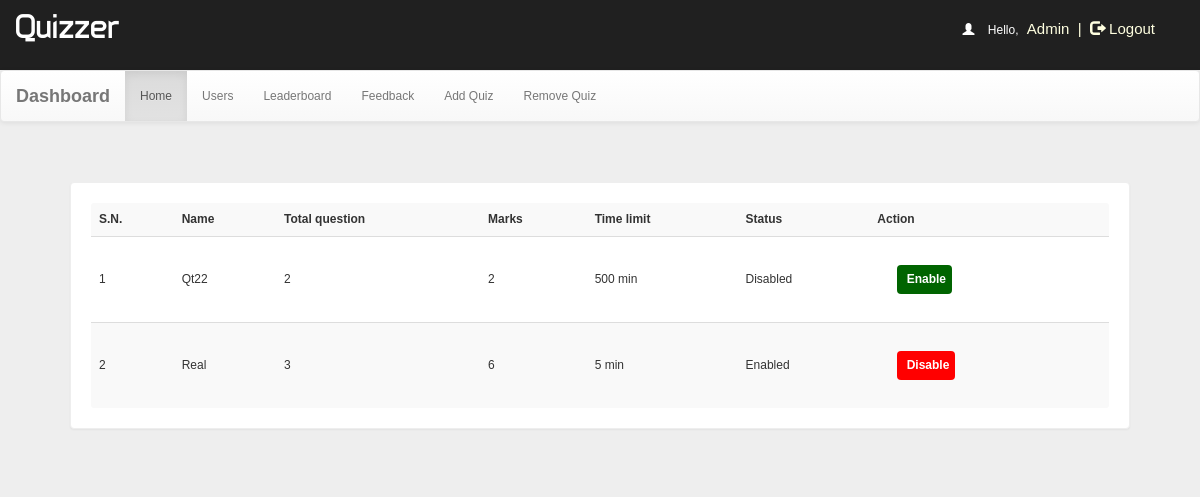
The page /app/dash.php?q=0 (signed in) on the database its author committed.
### tables this page shows
CREATE TABLE `quiz` (
  `id` int(11) NOT NULL,
  `eid` text NOT NULL,
  `title` varchar(100) NOT NULL,
  `correct` int(11) NOT NULL,
  `wrong` int(11) NOT NULL,
  `total` int(11) NOT NULL,
  `time` bigint(20) NOT NULL,
  `date` timestamp NOT NULL DEFAULT current_timestamp() ON UPDATE current_timestamp(),
  `status` varchar(16) NOT NULL
);

### app/dash.php (the view, shortened to what this page needs)
<!DOCTYPE html PUBLIC "-//W3C//DTD XHTML 1.0 Transitional//EN" "http://www.w3.org/TR/xhtml1/DTD/xhtml1-transitional.dtd">
<html xmlns="http://www.w3.org/1999/xhtml">
<head>
<link  rel="stylesheet" href="css/bootstrap.min.css"/>
 <link  rel="stylesheet" href="css/bootstrap-theme.min.css"/>
 <link rel="stylesheet" href="css/main.css">
 <link  rel="stylesheet" href="css/font.css">
</head>
<body  style="background:#eee;">
<body  style="background:#eee;">
<div class="header">
<div class="row">
<div class="col-lg-6">
<span class="logo">Quizzer</span></div>
<?php
include_once 'dbConnection.php';
if (!(isset($_SESSION['username']))  || ($_SESSION['key']) != '54585c506829293a2d4c3b68543b316e2e7a2d277858545a36362e5f39') {
    session_destroy();
    header("location:index.php");
} else {
    $name     = $_SESSION['name'];
    echo '<span class="pull-right top title1" ><span style="color:white"><span class="glyphicon glyphicon-user" aria-hidden="true"></span>&nbsp;&nbsp;&nbsp;&nbsp;Hello,</span> <span class="log log1" style="color:lightyellow">' . $name . '&nbsp;&nbsp;|&nbsp;&nbsp;<a href="logout.php?q=account.php" style="color:lightyellow"><span class="glyphicon glyphicon-log-out" aria-hidden="true"></span>&nbsp;Logout</button></a></span>';
}
?>
</div></div>
<nav class="navbar navbar-default title1">
  <div class="container-fluid">
    <div class="navbar-header">
      <a class="navbar-brand" href="dash.php?q=0"><b>Dashboard</b></a>
    </div>
    <div class="collapse navbar-collapse" id="bs-example-navbar-collapse-1">
      <ul class="nav navbar-nav">
        <li <?php
if (@$_GET['q'] == 0)
    echo 'class="active"';
?>><a href="dash.php?q=0">Home<span class="sr-only">(current)</span></a></li>
        <li <?php
if (@$_GET['q'] == 1)
    echo 'class="active"';
?>><a href="dash.php?q=1">Users</a></li>
    <li <?php
if (@$_GET['q'] == 2)
    echo 'class="active"';
?>><a href="dash.php?q=2">Leaderboard</a></li>
    <li <?php
if (@$_GET['q'] == 3)
    echo 'class="active"';
?>><a href="dash.php?q=3">Feedback</a></li>
        <li <?php
if (@$_GET['q'] == 4)
    echo 'class="active"';
?>><a href="dash.php?q=4">Add Quiz</a></li>
        <li <?php
if (@$_GET['q'] == 5)
    echo 'class="active"';
?>><a href="dash.php?q=5">Remove Quiz</a></li>
      </ul>
          </div>
  </div>
</nav>
<div class="container">
<div class="row">
<div class="col-md-12">
<?php
if (@$_GET['q'] == 0) {
    $result = mysqli_query($con, "SELECT * FROM quiz ORDER BY date DESC") or die('Error');
    echo '<div class="panel"><table class="table table-striped title1"  style="vertical-align:middle">
<tr><td style="vertical-align:middle"><b>S.N.</b></td><td style="vertical-align:middle"><b>Name</b></td><td style="vertical-align:middle"><b>Total question</b></td><td style="vertical-align:middle"><b>Marks</b></td><td style="vertical-align:middle"><b>Time limit</b></td><td style="vertical-align:middle"><b>Status</b></td><td style="vertical-align:middle"><b>Action</b></td></tr>';
    $c = 1;
    while ($row = mysqli_fetch_array($result)) {
        $title   = $row['title'];
        $total   = $row['total'];
        $correct = $row['correct'];
        $time    = $row['time'];
        $eid     = $row['eid'];
        $status  = $row['status'];
        if ($status == "enabled") {
            echo '<tr><td style="vertical-align:middle">' . $c++ . '</td><td style="vertical-align:middle">' . $title . '</td><td style="vertical-align:middle">' . $total . '</td><td style="vertical-align:middle">' . $correct * $total . '</td><td style="vertical-align:middle">' . $time . '&nbsp;min</td><td style="vertical-align:middle">Enabled</td>
  <td style="vertical-align:middle"><b><a href="update.php?deidquiz=' . $eid . '" class="btn logb" style="color:#FFFFFF;background:#ff0000;font-size:12px;padding:5px;">&nbsp;<span><b>Disable</b></span></a></b></td></tr>';
        } else {
            echo '<tr><td style="vertical-align:middle">' . $c++ . '</td><td style="vertical-align:middle">' . $title . '</td><td style="vertical-align:middle">' . $total . '</td><td style="vertical-align:middle">' . $correct * $total . '</td><td style="vertical-align:middle">' . $time . '&nbsp;min</td><td style="vertical-align:middle">Disabled</td>
  <td style="vertical-align:middle"><b><a href="update.php?eeidquiz=' . $eid . '" class="btn logb" style="color:#FFFFFF;background:darkgreen;font-size:12px;padding:5px;">&nbsp;<span><b>Enable</b></span></a></b></td></tr>';
        }
    }
}
?>
</div>
</div></div>
</body>
</html>

### app/css/main.css (style rules this page uses)
body { overflow-x:hidden;width:100%;font: 12px "Century Gothic", "Times Roman", sans-serif;background:#eee;min-height:550px;background-attachment:fixed; }
.panel { border-color:#eee;margin:40px;padding:20px;font: 15px "Century Gothic", "Times Roman", sans-serif; }
.header { background:#202020;height:70px; }
.logo { font-family:'typo';font-size:35px;color:#ffffff;margin:15px; }
.title1 { font: 12px "Century Gothic", "Times Roman", sans-serif; }
.logb { color:#FFFFFF;background:#0000ff;font-size:15px;margin:20px;padding:8px; }
.top { margin-top:20px; }
.log1 { font: 15px 'Ubuntu', sans-serif;color:#0000ff;margin-left:10px; }
.log { margin:10px;margin-right:60px;margin-left:5px;color:#ffffb3;text-decoration:none;font-size:20px;font-size:15px; }

### rows shown on the page
quiz: title "Qt22", total "2", $correct*$total "2", time "500"
quiz: title "Real", total "3", $correct * $total "6", time "5"

### other values the page prints
$name "Admin"
